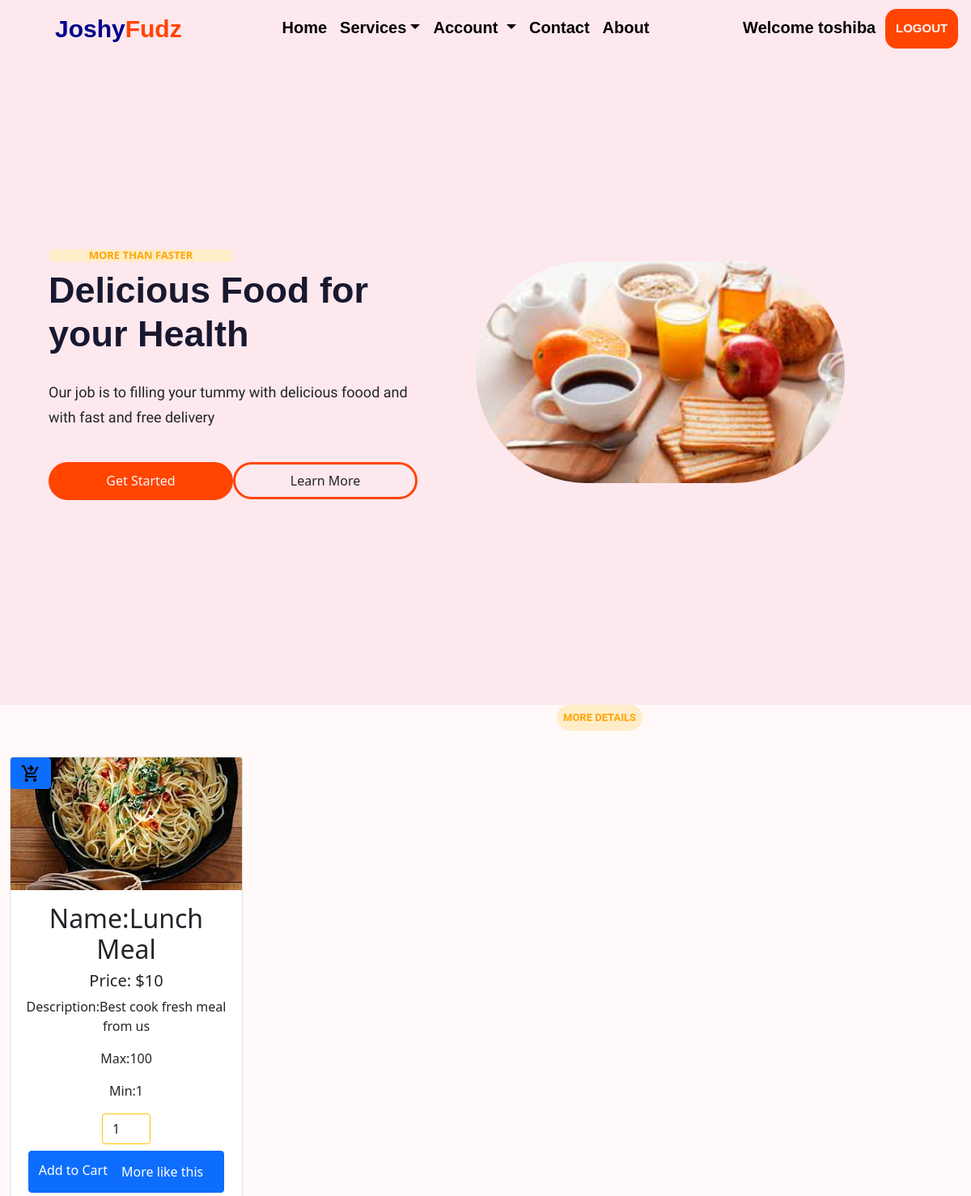
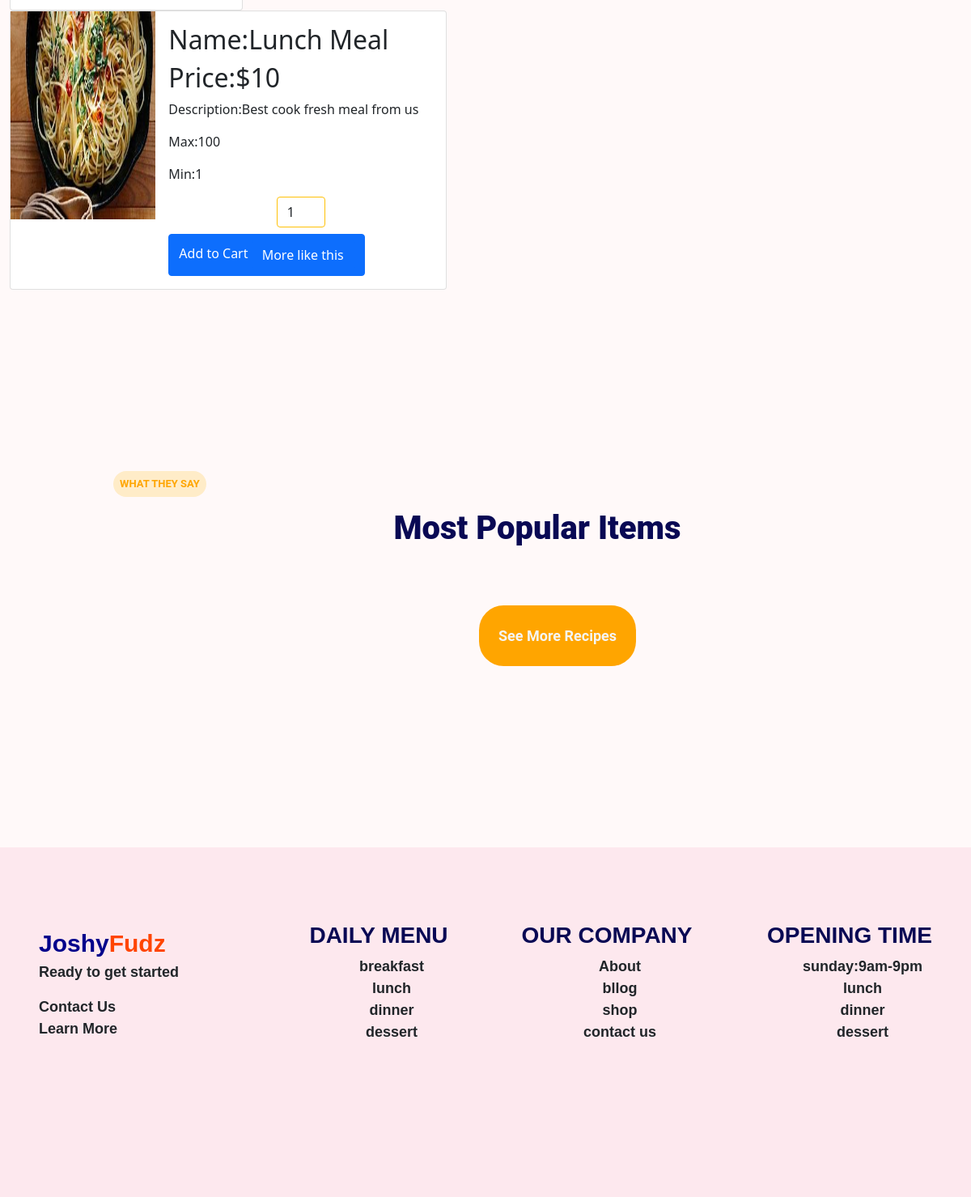
Page /details/16 (signed in) on the committed database (2 pictures, top to bottom).
### home/models.py (models this page shows, shortened)
class Product(models.Model):
    name = models.CharField(max_length=250)
    img = models.ImageField(upload_to= 'Product', default='prod.jpg')
    price = models.CharField(max_length=100)
    max_quantity = models.IntegerField()
    min_quantity = models.IntegerField(default=1, editable=False)
    display = models.BooleanField()
    latest = models.BooleanField(default=False)
    trending =models.BooleanField(default=False)
    meals =models.BooleanField(default=False)
    wines =models.BooleanField(default=False)
    snacks =models.BooleanField(default=False)
    description = models.TextField()
    created = models.DateTimeField(auto_now_add=True)
    update = models.DateTimeField(auto_now=True)
    class Meta:
        db_table = 'product'
        managed = True
        verbose_name = 'Product'
        verbose_name_plural = 'Products'

### home/views.py (the view)
# urls.py: path('details/<str:id>',views.details, name='details'),
@login_required(login_url='login')
def details(request, id):
    detail = Product.objects.get(pk=id)
    context = {
        'detail':detail,
    }
    return render(request, 'details.html', context)

### home/context_processors.py (called while the page is built)
def readcart(request):
    cart = Product.objects.filter()
    cartcount = 0
    for count in cart:
        cartcount += count.max_quantity
        context = {
            'cartcount':cartcount,
        }
        return context

### home/templates/details.html (shortened to what this page needs)
{% extends 'base.html' %}
{% block header %}{% include 'header.html' %}{% endblock header %}
{% block banner %}{% include 'banner.html' %}{% endblock banner %}
{% block content %}
<h5 class="menu">More Details</h5>
<div class="container-fluid ms-auto">
  <div class="row text-center">
     <div class="col-12">
        <div class="card" style="width: 18rem;">
            <a href="#" class="card-link position-absolute start-75 btn btn-primary"></a>
            <img src="{{detail.img.url}}" class="card-img-top" alt="...">
            <div class="card-body">
                <h2 class="card-title">Name:{{detail.name}}</h2>
                <h5 class="card-title">Price: ${{detail.price}}</h5>
                 <p class="card-text">Description:{{detail.description}}</p>
                 <p class="card-text"> Max:{{detail.max_quantity}}</p>
                 <p class="card-text">Min:{{detail.min_quantity}}</p>
              <form action="{% url 'shopcart' %}" method="POST">
               <input type="number" name="quantity" value="1" min="{{detail.min_quantity}}" max="{{detai.max_quantity}}" class="form-control shadow-none m-auto mb-2 border-warning" style="width:60px;">
               <button type="submit" class=" btn btn-primary">Add to Cart</a>
               </form>
                <a href="{% url 'products' %}" class="card-link btn btn-primary">More like this</a>
              </div>
        </div>
     </div>
   </div>
</div>
<div class="container-fluid ms-auto">
<div class="card mb-3" style="max-width: 540px;">
   <div class="row g-0">
     <div class="col-md-4">
       <img src="{{detail.img.url}}" class="img-fluid h-75 w-100" alt="...">
     </div>
     <div class="col-md-8 ms-auto">
       <div class="card-body">
         <h2 class="card-title">Name:{{detail.name}}</h2>
         <h2 class="card-title">Price:${{detail.price}}</h2>
         <p class="card-text">Description:{{detail.description}}</p>
         <p class="card-text"> Max:{{detail.max_quantity}}</p>
         <p class="card-text">Min:{{detail.min_quantity}}</p>
         <form action="{% url 'shopcart' %}" method="POST">
            <input type="number" name="quantity" value="1" min="{{detail.min_quantity}}" max="{{detai.max_quantity}}" class="flex-start form-control shadow-none m-auto mb-2 border-warning" style="width:60px;">
            <button type="submit" class=" btn btn-primary">Add to Cart</a>
            </form>
             <a href="{% url 'products' %}" class="card-link btn btn-primary">More like this</a>
           </div>
        </div>
     </div>
   </div>
 </div>
{% endblock content %}
{% block popular_items %}{% include 'popular_items.html' %}{% endblock popular_items %}
{% block footer %}{% include 'footer.html' %}{% endblock footer %}

### home/templates/header.html (shortened to what this page needs)
<nav class="navbar navbar-expand-lg sticky-top" >
    <div class="container-fluid" id="head_ings">
      <a class="navbar-brand ms-2 mt-auto ps-5" href="{% url 'index' %}"><span style="color: darkblue;">Joshy</span><span style="color:orangered ;">Fudz</span></a>
        <div class="offcanvas offcanvas-end" tabindex="-1" id="offcanvasRight" aria-labelledby="offcanvasRightLabel">
        <div class="offcanvas-body">
        <ul class="navbar-nav me-auto ms-auto mb-2 mb-lg-0">
          {% if request.user.is_authenticated %}
          <li class="nav-item">
            <a class="nav-link active" aria-current="page" href="{% url 'index' %}">Home</a>
          </li>
          <li class="nav-item dropdown">
            <a class="nav-link dropdown-toggle" href="#" id="navbarDropdown" role="button" data-bs-toggle="dropdown" aria-expanded="true" >Services</a>
          </li>
          <li class="nav-item dropdown">
            <a class="nav-link dropdown-toggle" href="#" id="navbarDropdown" role="button" data-bs-toggle="dropdown" aria-expanded="false">Account
            </a>
          </li>
          <li class="nav-item" href="login" >
            <a class="nav-link" href="#serv" href="a#">Contact</a>
          </li>
          <li class="nav-item">
            <a class="nav-link" href="#ab">About</a>
          </li>
        </ul>
        <li class="nav-item navbar-nav">
            <a href="{% url 'login' %}" class="nav-link me-1"  >Welcome  {{request.user.username}}</a>
        </li>
        <li class="nav-item navbar-nav">
            <a href="{% url 'logout' %}" class="nav-link me-1"  id="ogs">LOGOUT</a>
        </li>
      {% endif %}
      </div>
    </div>
  </nav>

### home/static/styling/school.css (style rules this page uses)
.navbar { background-color: rgb(253, 232, 238); }
.navbar-brand { font-size: 30px; font-weight: 800; font-family: sans-serif; }
.nav-item a { color: black; font-size: 20px; font-weight: 600; font-family: sans-serif; }
#ogs { background-color: orangered; color: whitesmoke; border-radius: .9rem; padding: .8rem; font-size: 15px; text-align: center; }
.menu { text-transform: uppercase; background-color: rgb(255, 236, 200); border-radius: 4rem; color: orange; font-size: small; font-family: 'Roboto', sans-serif; font-weight: 700; width: max-content; padding: .5rem; margin: 0rem 5rem 2rem 43rem; }
body { background-color: rgb(255, 249, 249); }
* { padding: 0%; border: 0; box-sizing: border-box; }

### rows in the picture
Product: img (picture), name "Lunch Meal", price "10", description "Best cook fresh meal from us", max_quantity "100", min_quantity "1", quantity "1"

### other values in the picture
{{ request.user.username }} "toshiba"
